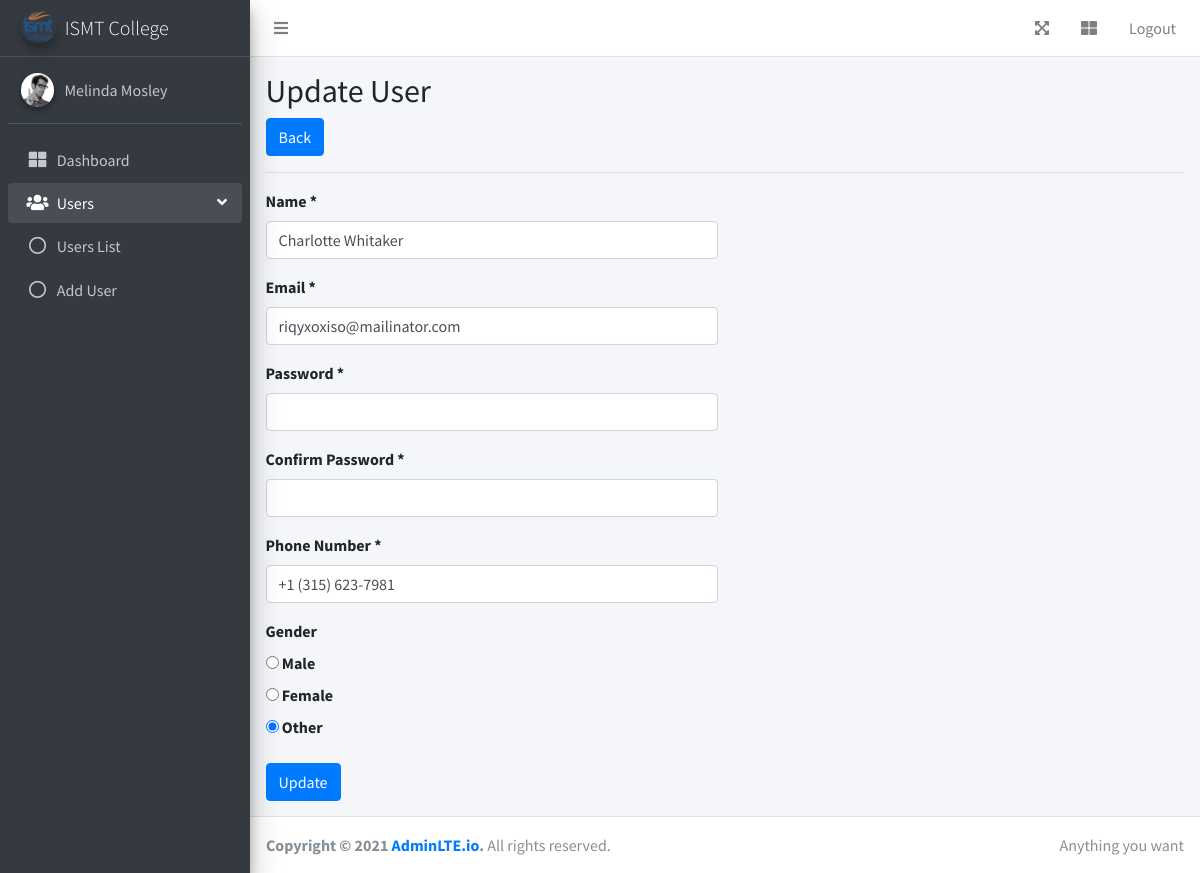
The page /users/edit.php?id=18 (signed in) on the database its author committed.
### tables this page shows
CREATE TABLE IF NOT EXISTS `users` (
  `id` int(11) unsigned NOT NULL AUTO_INCREMENT,
  `name` varchar(60) NOT NULL,
  `email` varchar(50) DEFAULT NULL,
  `phone` varchar(20) DEFAULT NULL,
  `password` varchar(100) DEFAULT NULL,
  `gender` varchar(10) DEFAULT NULL,
  PRIMARY KEY (`id`)
);

### users/edit.php (the view, shortened to what this page needs)
<?php
	require '../config.php';
	$name = $email = $password = $confirm_password = $phone = $gender = "";
	$name_error = $email_error = $password_error = $confirm_password_error = $phone_error = $gender_error = "";
	if($_SERVER['REQUEST_METHOD'] == "POST" && isset($_POST['id']) && !empty($_POST['id'])) {
		$id = $_POST['id'];
		$name = $_POST['name'];
		$email = $_POST['email'];
		$password = $_POST['password'];
		$confirm_password = $_POST['confirm_password'];
		$phone = $_POST['phone'];
		$gender = isset($_POST['gender']) ? $_POST['gender'] : '';
		if(empty($name)) {
			$name_error = "Name is required.";
		} else {
			if (!preg_match("/^[a-zA-Z ]*$/", $name)) {
			 	$name_error = "Only letters and white space allowed.";
			}
		}
		if(empty($email)) {
			$email_error = "Email is required.";
		} else {
			if(!filter_var($email, FILTER_VALIDATE_EMAIL)) {
				$email_error = "Invalid email format.";
			}
		}
		if(empty($password)) {
			$password_error = "Password is required.";
		} else {
			$pwdLength = strlen($password);
			if($pwdLength < 8) {
				$password_error = "Password must be at least 8 characters long.";
			}
		}
		if(empty($confirm_password)) {
			$confirm_password_error = "Password confirmation is required.";
		} else {
			if($password !== $confirm_password) {
				$password_error = "Password and Confirm Password must be same.";
			}
		}
		if(empty($phone)) {
			$phone_error = "Phone number is required.";
		}
		if(empty($gender)) {
			$gender_error = "Gender is required.";
		}
		if(empty($name_error) && empty($email_error) && empty($password_error) && empty($confirm_password_error) && empty($phone_error) && empty($gender_error)) {
			$sql = "UPDATE users SET name=?, email=?, phone=?, password=?, gender=? WHERE id=?";
			if($stmt = $conn->prepare($sql)) {
				$stmt->bind_param("sssssi", $p_name, $p_email, $p_phone, $p_password, $p_gender, $p_id);
				$p_name = $name;
				$p_email = $email;
				$p_phone = $phone;
				$p_password = sha1($password);
				$p_gender = $gender;
				$p_id = $id;
				if($stmt->execute()) {
					header("location: index.php");
				} else {
					echo "Something went wrong. Please try again later.";
				}
			}
			$stmt->close();
		}
		$conn->close();
	} else {
		if(isset($_GET['id']) && !empty($_GET['id'])){
			$sql = "SELECT id, name, email, phone, gender FROM users WHERE id = ?";
			if($stmt = $conn->prepare($sql)) {
				$stmt->bind_param("i", $p_id);
				if($stmt->execute()) {
					$result = $stmt->get_result();
					if($result->num_rows == 1) {
						$row = $result->fetch_assoc();
						$name = $row['name'];
						$email = $row['email'];
						$gender = $row['gender'];
						$phone = $row['phone'];
					} else {
						header("location: index.php");
						exit();
					}
				} else {
					echo "Oops!!! Something went wrong.";
				}
			}
		} else {
			header("location: index.php");
			exit();
		}
	}
	require '../includes/header.php';
  	require '../includes/sidebar.php';
?>
  <div class="content-wrapper">
    <div class="content-header">
      <div class="container-fluid">
		<div class="row">
			<div class="col-md-12">
				<div class="page-header clearfix">
					<h2 class="pull-left">Update User</h2>
					<a href="index.php" class="btn btn-primary pull-right">Back</a>
				</div>
				<hr>
			</div>
			<div class="col-md-6">
				<form action="<?= $_SERVER['PHP_SELF']; ?>" method="POST">
					<div class="form-group">
						<label>Name *</label>
						<input type="text" name="name" class="form-control" value="<?= $name; ?>">
					</div>
					<div class="form-group">
						<label>Email *</label>
						<input type="email" name="email" class="form-control" value="<?= $email; ?>">
					</div>
					<div class="form-group">
						<label>Password *</label>
						<input type="password" name="password" class="form-control" value="<?= $password; ?>">
					</div>
					<div class="form-group">
						<label>Confirm Password *</label>
						<input type="password" name="confirm_password" class="form-control" value="<?= $confirm_password; ?>">
					</div>
					<div class="form-group">
						<label>Phone Number *</label>
						<input type="text" name="phone" class="form-control" value="<?= $phone; ?>">
					</div>
					<div class="form-group">
						<label>Gender</label><br>
						<label>
							<input type="radio" name="gender" value="M" <?= $gender == "M" ? "checked" : ""?>> Male
						</label>
						<br>
						<label>
							<input type="radio" name="gender" value="F" <?= $gender == "F" ? "checked" : ""?>> Female
						</label>
						<br>
						<label>
							<input type="radio" name="gender" value="O" <?= $gender == "O" ? "checked" : ""?>> Other
						</label>
						<br>
					</div>
					<input type="submit" class="btn btn-primary" value="Update">
				</form>
			</div>
		</div>
	</div>
</div>
</div>
<?php require '../includes/footer.php'; ?>

### rows shown on the page
users: name "Charlotte Whitaker", email "riqyxoxiso@mailinator.com", phone "+1 (315) 623-7981", gender "☐ Male", gender "☐ Female", gender "☑ Other"

### other values the page prints
$_SESSION["name"] "Melinda Mosley"
